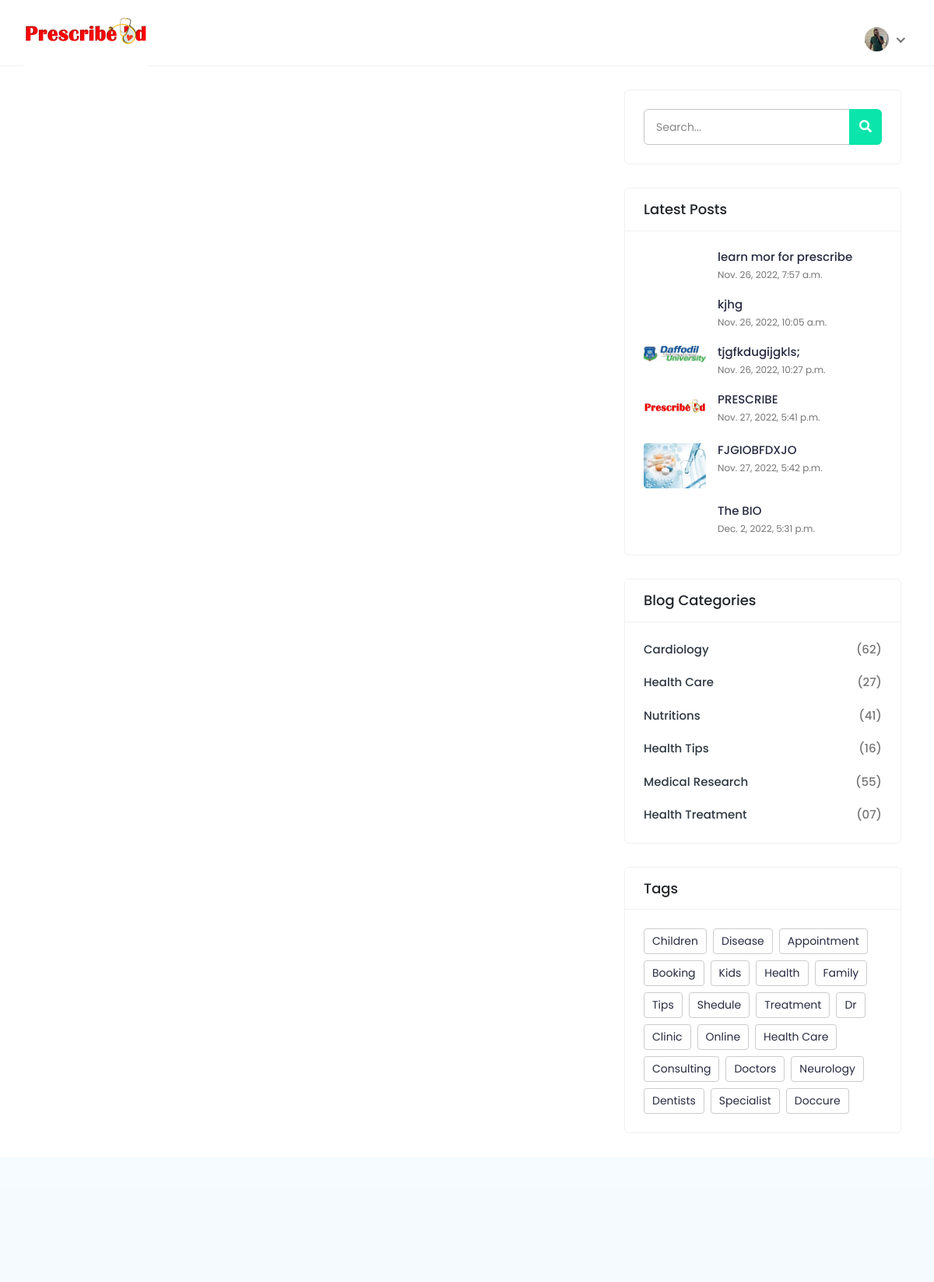
Page /blogapp/blog_list/ (signed in) on the committed database.
### AccountApp/models.py (models this page shows)
class User(AbstractUser):
    is_admin = models.BooleanField('Is admin', default=False)
    is_Govt = models.BooleanField('Is Government', default=False)
    is_doctor = models.BooleanField('Is doctor', default=False)
    is_patient = models.BooleanField('Is patient', default=False)
    is_pharmacy = models.BooleanField('Is pharmacy', default=False)
    is_pharmacuticalfarm = models.BooleanField('Is pharmacutical farm',default=False)
    is_labratory = models.BooleanField('Is labratory', default=False)
    is_hospital = models.BooleanField('Is hospital', default=False)

class UserProPic(models.Model):
    user = models.OneToOneField(User, on_delete=models.CASCADE, related_name='user_profile')
    proPic = models.ImageField(upload_to='user_profile_pic', blank=True, null=True)

### blogapp/models.py (models this page shows, shortened)
class Blog(models.Model):
    author=models.ForeignKey(User, related_name='blog_content', on_delete=models.CASCADE)
    title=models.CharField(max_length=200, verbose_name='Blog Title' )
    slug = models.SlugField(max_length=300, unique=True)
    blog_content = models.TextField(verbose_name='Whats your mind?' )
    blog_img=models.ImageField(upload_to='BlogImg', verbose_name='Image', blank=True)
    creat_date=models.DateTimeField(auto_now_add=True)
    edit_date=models.DateTimeField(auto_now=True)
    class Meta:
        ordering = ('-creat_date',)

### blogapp/views.py (the view)
# urls.py: path('blog_list/', views.blog_list, name='blog_list'),
@login_required
def blog_list(request):
    following_list = Follow.objects.filter(follower=request.user)
    blog = Blog.objects.order_by('creat_date')
    posts = Blog.objects.filter(author__in=following_list.values_list('following'))
    post_like= Likes.objects.filter(user=request.user)
    post_like_list = post_like.values_list('blog', flat=True)
    if request.method == "GET":
        Search = request.GET.get('Search', '')
        results = User.objects.filter(username__icontains=Search)
    return render(request, 'blog/blog_list.html', context={'results': results, 'Search': Search,'posts': posts, 'post_like_list':post_like_list, 'blog':blog})

### template/blog/blog_list.html (shortened to what this page needs)
<!DOCTYPE html>
 {% extends 'Profile/base.html' %}
 {% load custom_filters %}
 {% load static %}
 {% block body_block %}
<div class="content">
<div class="container">
<div class="row">
<div class="col-lg-8 col-md-12">
</div>
<div class="col-lg-4 col-md-12 sidebar-right theiaStickySidebar">
<div class="card search-widget">
<div class="card-body">
<form class="search-form">
<div class="input-group">
<input type="text" placeholder="Search..." class="form-control">
<button type="submit" class="btn btn-primary"><i class="fa fa-search"></i></button>
</div>
</form>
</div>
</div>
<div class="card post-widget">
<div class="card-header">
<h4 class="card-title">Latest Posts</h4>
</div>
<div class="card-body">
<ul class="latest-posts">
{% for blog in blog %}
<li>
<div class="post-thumb">
<a href="{% url 'blog_app:blog_detail' slug=blog.slug %}">
<img class="img-fluid" src="/media/{{blog.blog_img}}" title="{{blog.title }}" alt="">
</a>
</div>
<div class="post-info">
<h4>
<a href="{% url 'blog_app:blog_detail' slug=blog.slug %}">{{ blog.title }}</a>
</h4>
<p>{{blog.creat_date}}</p>
</div>
</li>
{% endfor %}
</ul>
</div>
</div>
<div class="card category-widget">
<div class="card-header">
<h4 class="card-title">Blog Categories</h4>
</div>
<div class="card-body">
<ul class="categories">
<li><a href="#">Cardiology <span>(62)</span></a></li>
<li><a href="#">Health Care <span>(27)</span></a></li>
<li><a href="#">Nutritions <span>(41)</span></a></li>
<li><a href="#">Health Tips <span>(16)</span></a></li>
<li><a href="#">Medical Research <span>(55)</span></a></li>
<li><a href="#">Health Treatment <span>(07)</span></a></li>
</ul>
</div>
</div>
<div class="card tags-widget">
<div class="card-header">
<h4 class="card-title">Tags</h4>
</div>
<div class="card-body">
<ul class="tags">
<li><a href="#" class="tag">Children</a></li>
<li><a href="#" class="tag">Disease</a></li>
<li><a href="#" class="tag">Appointment</a></li>
<li><a href="#" class="tag">Booking</a></li>
<li><a href="#" class="tag">Kids</a></li>
<li><a href="#" class="tag">Health</a></li>
<li><a href="#" class="tag">Family</a></li>
<li><a href="#" class="tag">Tips</a></li>
<li><a href="#" class="tag">Shedule</a></li>
<li><a href="#" class="tag">Treatment</a></li>
<li><a href="#" class="tag">Dr</a></li>
<li><a href="#" class="tag">Clinic</a></li>
<li><a href="#" class="tag">Online</a></li>
<li><a href="#" class="tag">Health Care</a></li>
<li><a href="#" class="tag">Consulting</a></li>
<li><a href="#" class="tag">Doctors</a></li>
<li><a href="#" class="tag">Neurology</a></li>
<li><a href="#" class="tag">Dentists</a></li>
<li><a href="#" class="tag">Specialist</a></li>
<li><a href="#" class="tag">Doccure</a></li>
</ul>
</div>
</div>
</div>
</div>
</div>
</div>
 {% endblock %}

### template/Profile/base.html (shortened to what this page needs)
<!DOCTYPE html>
{% load static %}
<html lang="en">
<head>
<link rel="stylesheet" href="{% static '' %}assets/css/bootstrap.min.css">
<link rel="stylesheet" href="{% static '' %}assets/plugins/fontawesome/css/fontawesome.min.css">
<link rel="stylesheet" href="{% static '' %}assets/plugins/fontawesome/css/all.min.css">
<link rel="stylesheet" href="{% static '' %}assets/css/feather.css">
<link rel="stylesheet" href="{% static '' %}assets/plugins/select2/css/select2.min.css">
<link rel="stylesheet" href="{% static '' %}assets/css/owl.carousel.min.css">
<link rel="stylesheet" href="{% static '' %}assets/plugins/apex/apexcharts.css">
<link rel="stylesheet" href="{% static '' %}assets/css/style.css">
</head>
<body>
<div class="main-wrapper">
<header class="header">
<nav class="navbar navbar-expand-lg header-nav">
<div class="navbar-header">
<a href="#" class="navbar-brand logo">
<img src="{% static '' %}assets/img2/prescribe_icon.png" class="img-fluid" alt="Logo">
</a>
</div>
<ul class="nav header-navbar-rht">
<li class="nav-item dropdown has-arrow logged-item">
<a href="#" class="dropdown-toggle nav-link" data-bs-toggle="dropdown">
<span class="user-img">
    {% if user.user_profile.proPic %}
    <img src="/media/{{user.user_profile.proPic}}"  class="rounded-circle" width="41">
    {% else %}
    <img src="/media/avater.png" class="rounded-circle" width="31" >
    {% endif %}
</span>
</a>
</li>
</ul>
</nav>
</header>
{% block body_block %}
{% endblock %}
<section class="home-fifteen-footer">
</section>
</body>
</html>

### rows in the picture
User: user_profile.proPic (picture)
Blog: title "learn mor for prescribe", creat_date "Nov. 26, 2022, 7:57 a.m."
Blog: title "kjhg", creat_date "Nov. 26, 2022, 10:05 a.m."
Blog: blog_img (picture), title "tjgfkdugijgkls;", creat_date "Nov. 26, 2022, 10:27 p.m."
Blog: blog_img (picture), title "PRESCRIBE", creat_date "Nov. 27, 2022, 5:41 p.m."
Blog: blog_img (picture), title "FJGIOBFDXJO", creat_date "Nov. 27, 2022, 5:42 p.m."
Blog: title "The BIO", creat_date "Dec. 2, 2022, 5:31 p.m."
